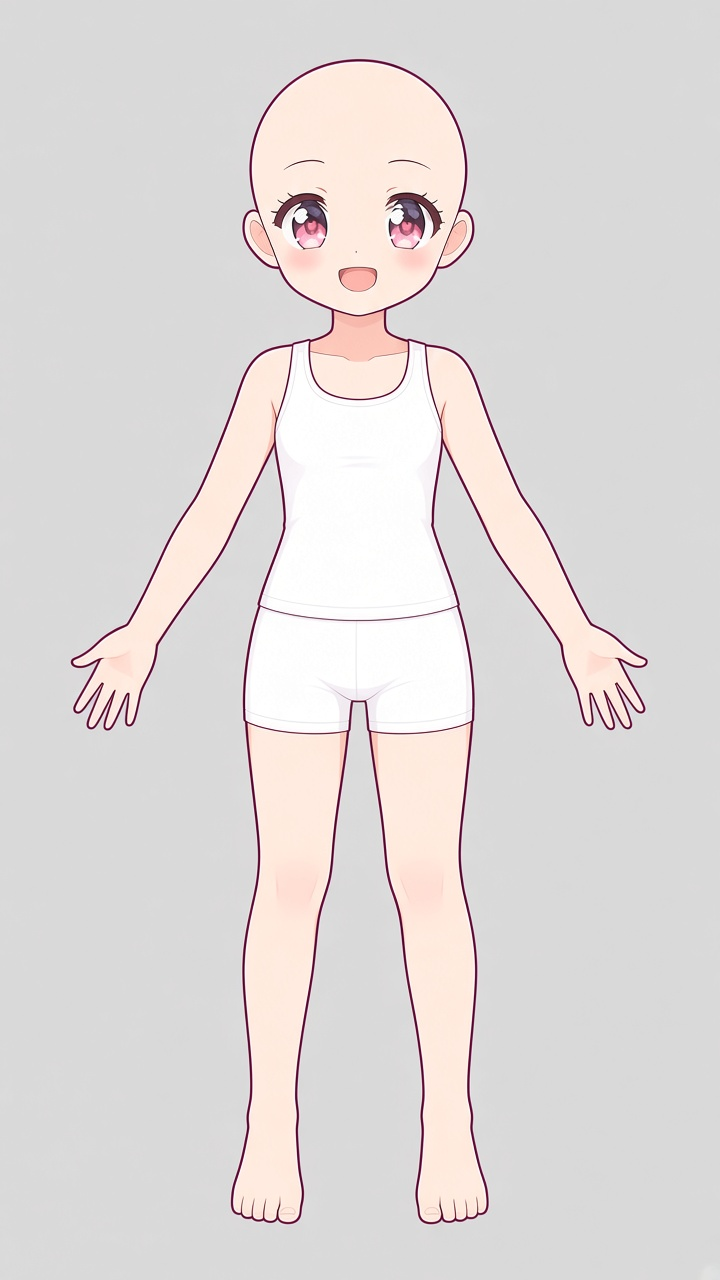
#> input picture tools/v3/raw/body_lines_raw.jpg, 720 x 1280 px, given in place of body_F_c27.jpg, which was not available
$ python outfit27.py ../../../tools/v3/raw/body_lines_raw.jpg ../../../tools/v3/raw/body_wave.jpg 5 5 1.0
#> lines starting #> are read from the running program, lines starting #| are printed output that depends on the picture; after the words box and inside, x2 and y2 are one past the last pixel; in counts of white or black regions, pixels touching at a corner belong together; pictures that were not available may be replaced by others from this repository, and a replacement may not be noted
# 옷 레이어: 생성된 옷 그림에서 옷 영역만 마스크로 남김(지우기·마스크만). 몸은 c14 그대로.
import sys,numpy as np;from PIL import Image
from scipy.ndimage import binary_dilation,binary_fill_holes,binary_opening,label
name,src,dx,dy,sc=sys.argv[1],sys.argv[2],int(sys.argv[3]),int(sys.argv[4]),float(sys.argv[5])
B=np.asarray(Image.open('body_F_c27.jpg').convert('RGB')).astype(int)
im=Image.open(src).convert('RGB')
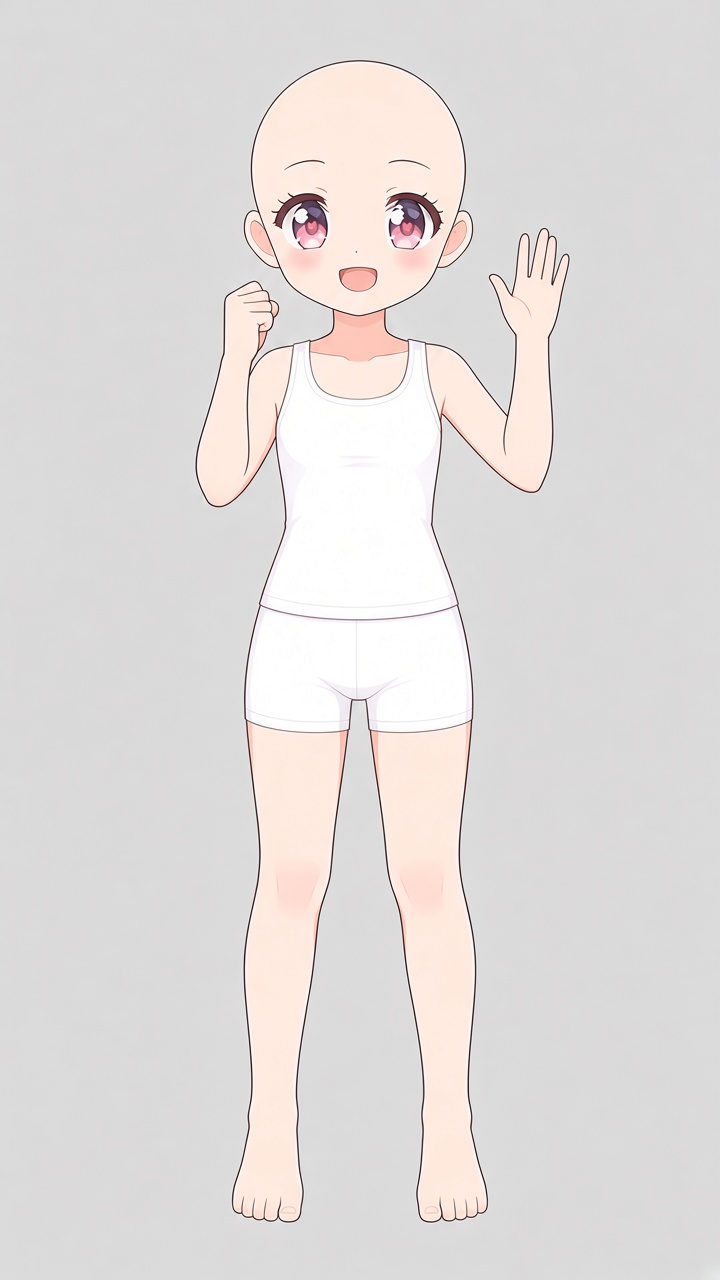
#> input picture tools/v3/raw/body_wave.jpg, 720 x 1280 px
#> im is the input picture: PIL image 720x1280 RGB; mean R, G, B 224.3, 220.5, 219.1
if sc!=1: im=im.resize((round(720*sc),round(1280*sc)),Image.LANCZOS)
D=np.zeros((1280,720,3),int)+[50,180,50]
c=Image.new('RGB',(720,1280),(50,180,50));c.paste(im,(dx,dy));D=np.asarray(c).astype(int)
r,g,b=D[...,0],D[...,1],D[...,2]
import os
lo=int(os.environ.get('YMIN','300'));hi=int(os.environ.get('YMAX','1150'))
yy=np.arange(1280)[:,None]
band=(yy>lo)&(yy<hi)
hue=eval(os.environ.get('HUE','(r-g>30)&(b>g-5)&(r>170)'))
white=(D.min(2)>195)&((D.max(2)-D.min(2))<30)
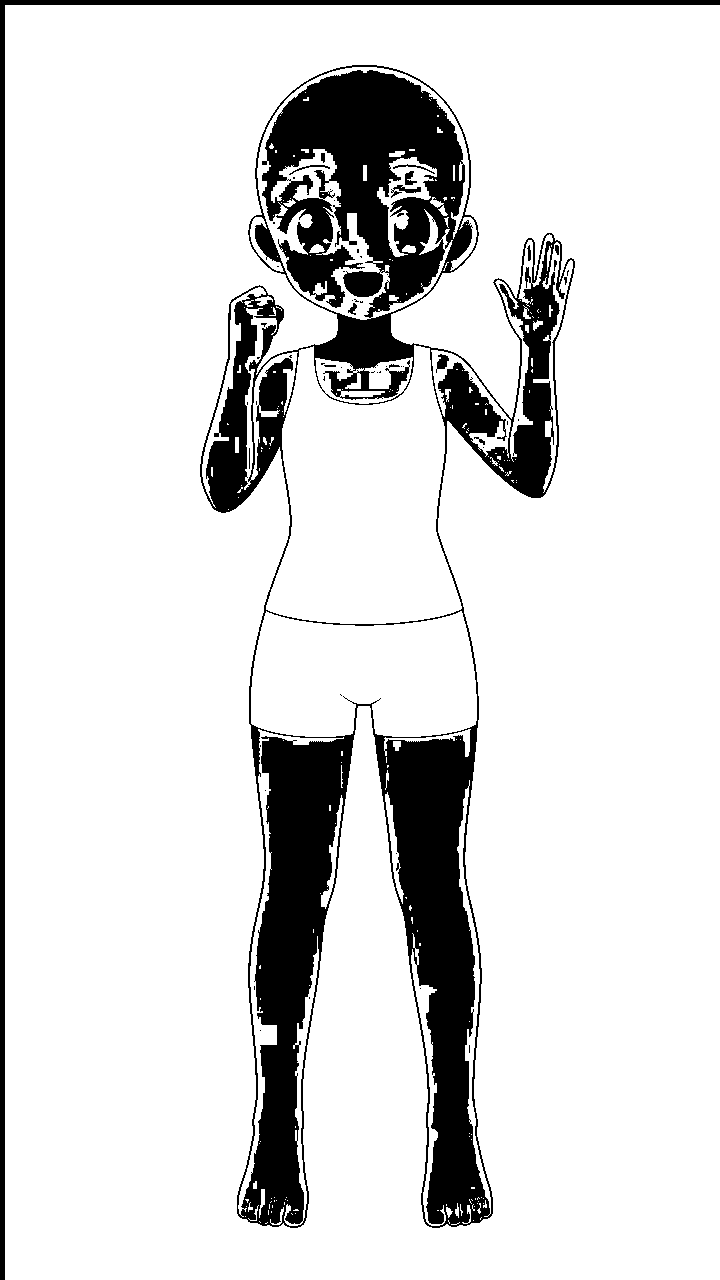
#> white: shape (1280, 720) bool; 86.2% white; 56 black regions (40 under 20 px), largest, box (x1, y1, x2, y2) and area: (200, 65, 575, 1228) 116698, (0, 0, 720, 1280) 9975, (391, 185, 421, 198) 143
seed=band&(hue|(white&binary_dilation(hue,iterations=10)))
#> seed: shape (1280, 720) bool; 0.3% white; 89 white regions (62 under 20 px), largest, box (x1, y1, x2, y2) and area: (462, 442, 514, 493) 368, (233, 493, 256, 515) 151, (516, 491, 542, 506) 147
#> hue: shape (1280, 720) bool; 0.11% white; 59 white regions (55 under 20 px), largest, box (x1, y1, x2, y2) and area: (396, 228, 427, 253) 439, (301, 226, 331, 252) 434, (415, 254, 425, 259) 22, (345, 275, 350, 285) 21
seed=binary_opening(seed,iterations=2)
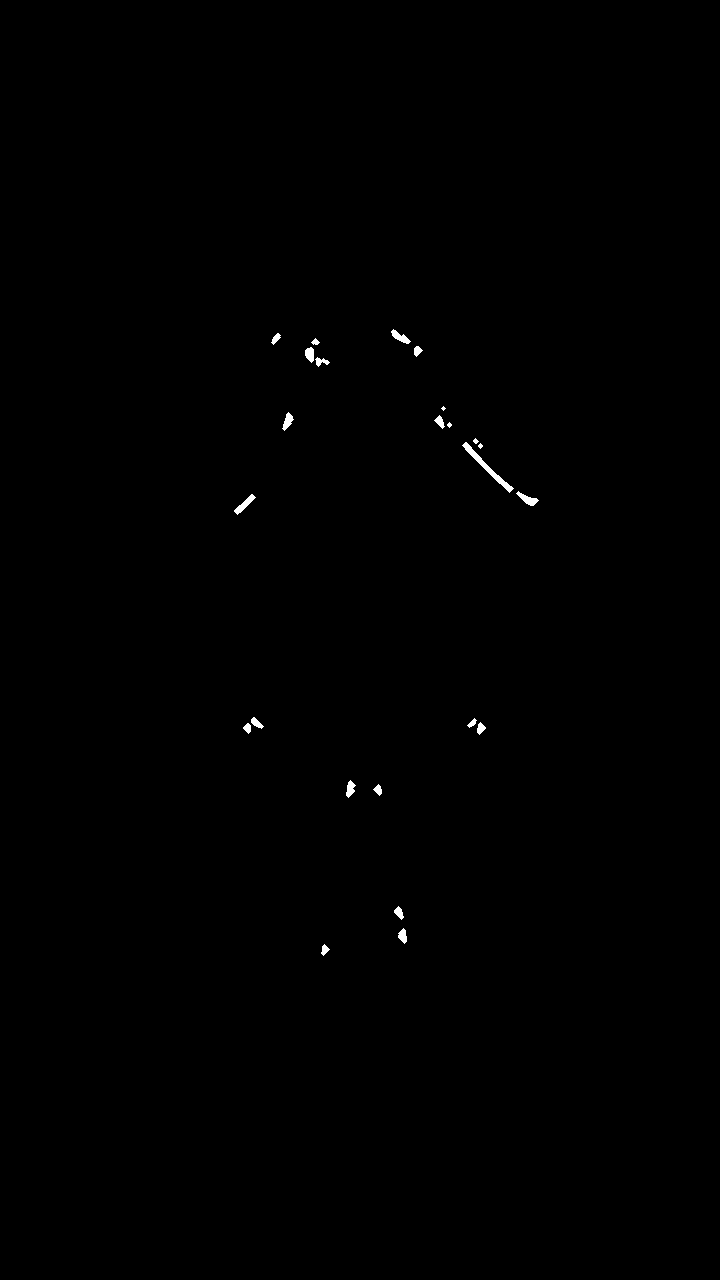
#> seed: shape (1280, 720) bool; 0.22% white; 24 white regions (3 under 20 px), largest, box (x1, y1, x2, y2) and area: (462, 442, 514, 493) 368, (234, 494, 256, 515) 148, (516, 491, 539, 506) 140
lab,n=label(seed);sz=np.bincount(lab.ravel());sz[0]=0
#> after `lab, n = label(seed)`: lab: shape (1280, 720) int32; 25 distinct labels, from 0 to 24
#> after `lab, n = label(seed)`: n = 24
#> after `sz = np.bincount(lab.ravel())`: sz = 25 values, max 919577 at index 0, min 13 at index 7, mean 36864
keep=np.isin(lab,np.nonzero(sz>int(os.environ.get('MINSZ','3000')))[0])     # 큰 덩어리(옷)만
#> keep: shape (1280, 720) bool; every value is 0
near_=binary_dilation(keep,iterations=8)
small=np.isin(lab,[i for i in np.nonzero(sz>40)[0] if near_[lab==i].any()])  # 선으로 떨어진 소매단·밑단 띠
m=binary_fill_holes(keep|small)
dark=(D.max(2)<200)&((D.max(2)-D.min(2))<60)&~((g-np.maximum(r,b))>20)
#> dark: shape (1280, 720) bool; 1.5% white in thin lines or dots, all inside (x1, y1, x2, y2) = (200, 65, 575, 1228)
m=m|(binary_dilation(m,iterations=6)&dark)     # 옷 외곽선 포함
m=binary_fill_holes(m)
m=m|(binary_dilation(m,iterations=int(os.environ.get("GROW","3")))&((D.min(2)<150)|hue)&~((g-np.maximum(r,b))>20))  # 가장자리 선(어두운 픽셀)·옷 색만 더 포함
m=m&~eval(os.environ.get('EXCL','np.zeros_like(m)'))  # 피부색(주황 그림자) 제외 마스크
gd=g-np.maximum(r,b);D=D.copy();D[...,1]=np.minimum(g,np.maximum(r,b));al=np.clip(1-(gd-20)/60,0,1)*m
#> after `al = np.clip(1 - (gd - 20) / 60, 0, 1) * m`: al: shape (1280, 720) float64; every value is 0
out=np.dstack([D,al*255]).astype(np.uint8)
Image.fromarray(out,'RGBA').save(f'/workspace/ssb/public/v4c-demo/src/outfit/o_{name}.png')
bk=Image.open('/tmp/v4c/c13_key.png') if False else None
# c14 키 위에 합성
bb=np.asarray(Image.open('body_F_c27.jpg').convert('RGB')).astype(float)
gdb=bb[...,1]-np.maximum(bb[...,0],bb[...,2]);ab=np.clip(1-(gdb-20)/60,0,1)
#> after `gdb = bb[..., 1] - np.maximum(bb[..., 0], bb[..., 2])`:
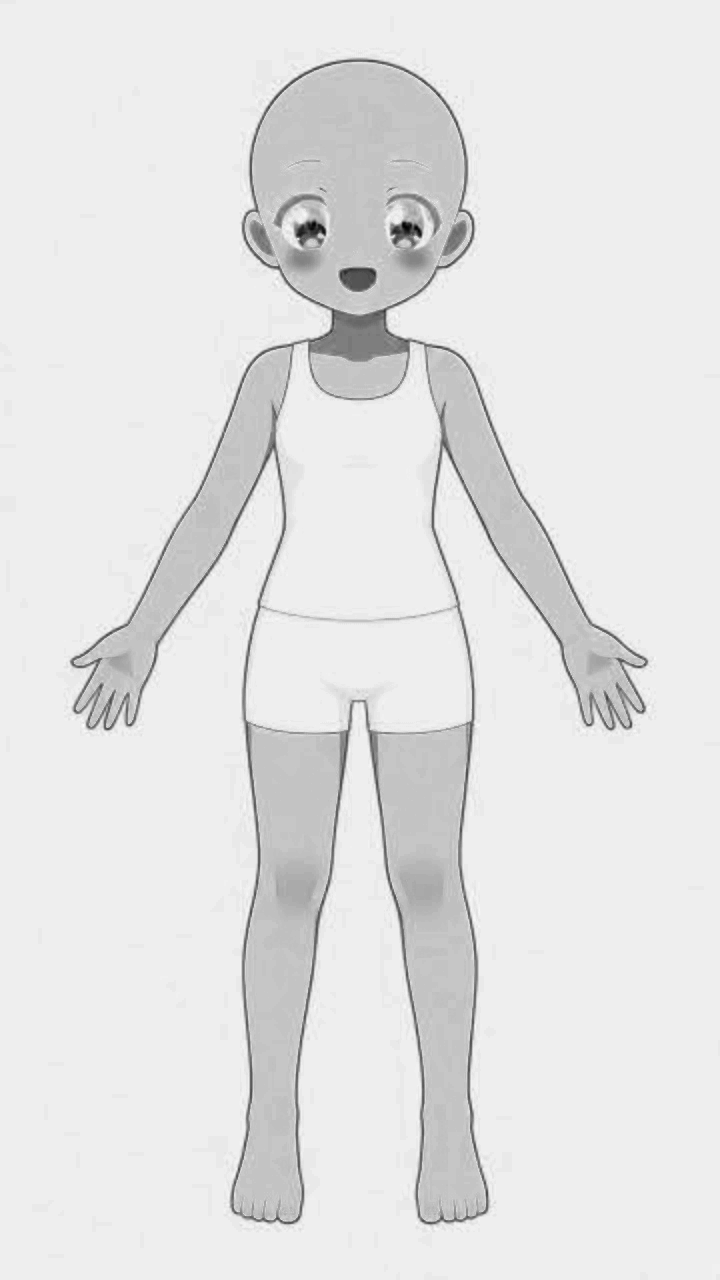
#> gdb: shape (1280, 720) float64; min -113, max 8, mean -4.92; drawn with min black and max white
#> after `ab = np.clip(1 - (gdb - 20) / 60, 0, 1)`: ab: shape (1280, 720) float64; every value is 1
bb[...,1]=np.minimum(bb[...,1],np.maximum(bb[...,0],bb[...,2]))
base=Image.new('RGBA',(720,1280),(40,40,40,255));base.alpha_composite(Image.fromarray(np.dstack([bb,ab*255]).astype(np.uint8),'RGBA'))
base.alpha_composite(Image.fromarray(out,'RGBA'));base.save(f'/workspace/ssb/public/v4c-demo/src/outfit/oc_{name}.png')
print('mask px',m.sum())
#| mask px 0
